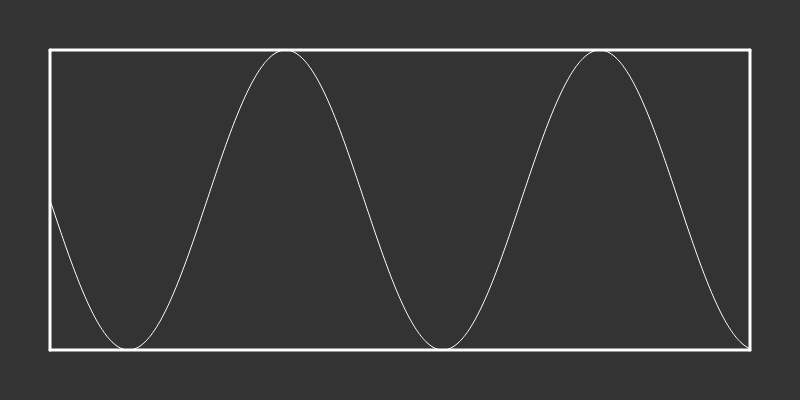
Frame 1 (no input)
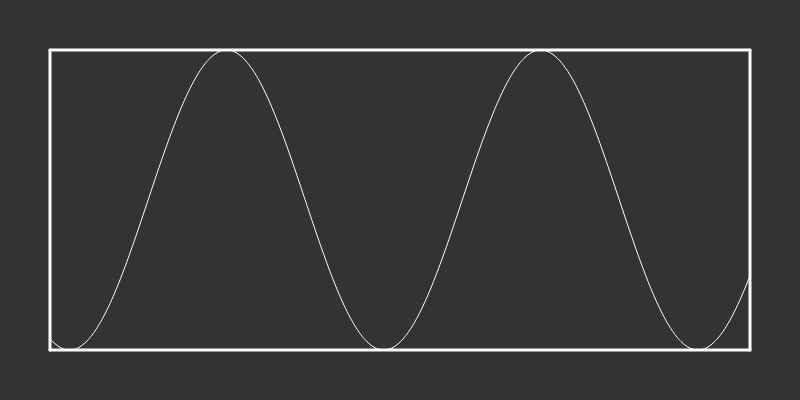
Frame 60 (no input)
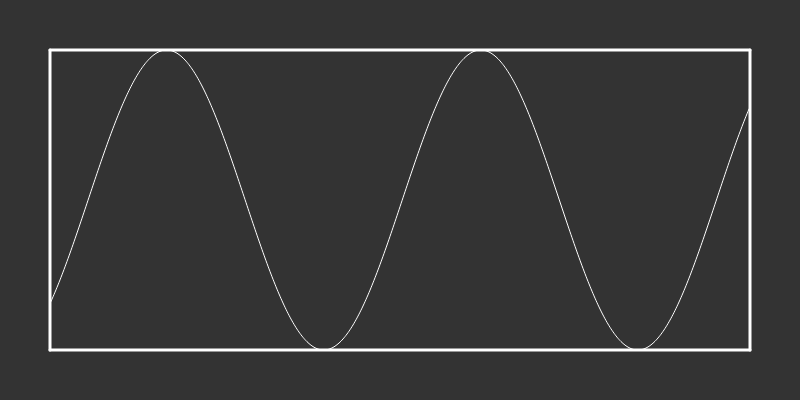
Frame 120 (the mouse pressed at the canvas centre since frame 60)

The p5.js sketch that drew these frames (run headless with seeded random() and noise() and a simulated clock; from frame 60 on, the mouse is pressed at the canvas centre):

// p5.js sketch
// ── sketch.js
let slider;
let seno;
let bordeX = 50;
let bordeY = 50;
let finalX = 50;
let finalY = 50;

function setup(){
    createCanvas(800, 400);
    seno = new Seno(bordeX, bordeY, width - finalX, height - finalY);
    senoSlider = createSlider(1, 500, 100);
}

function draw(){
    background(51);
    seno.dibujar();
}
// ── seno.js

class Seno{
    constructor(bordeX, bordeY, finalX, finalY){
        this.bordeX = bordeX;
        this.finalX = finalX;
        this.finalY = finalY;
        this.bordeY = bordeY;
        this.altura = (finalY- bordeY) / 2;
        this.start = 0;
        this.incremento = 0.01;
    }

    dibujarBordes(){
        strokeWeight(3);
        line(this.bordeX, this.bordeY, this.bordeX, this.finalY);
        line(this.finalX, this.bordeY, this.finalX, this.finalY);
        line(this.bordeX, this.bordeY, this.finalX, this.bordeY);
        line(this.bordeX, this.finalY, this.finalX, this.finalY);     
    }

    dibujar(){
        this.incremento = senoSlider.value()/5000;
        stroke(255);
        noFill();
        let xoff = this.start;
        this.dibujarBordes();
        strokeWeight(1);
        beginShape();
        for (let x = this.bordeX; x < this.finalX; x++){
            stroke(255);
            let y = this.bordeY + (this.altura + sin(xoff) * this.altura);
            vertex(x, y);
            xoff += this.incremento;   
        }
        endShape();
        this.start += this.incremento;
    }
}
